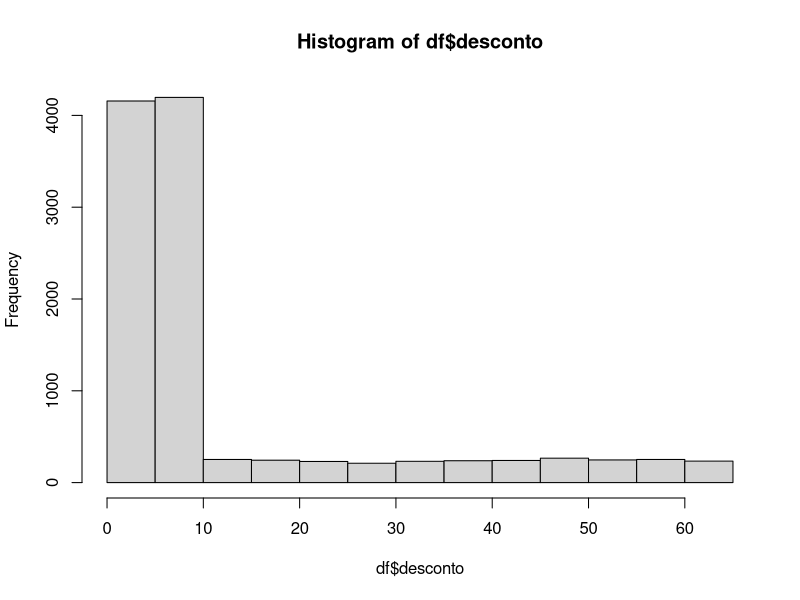
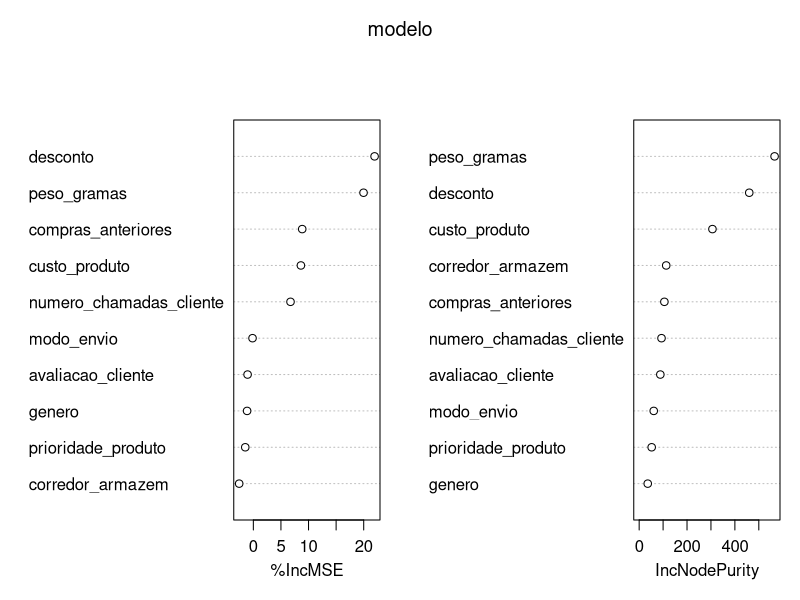
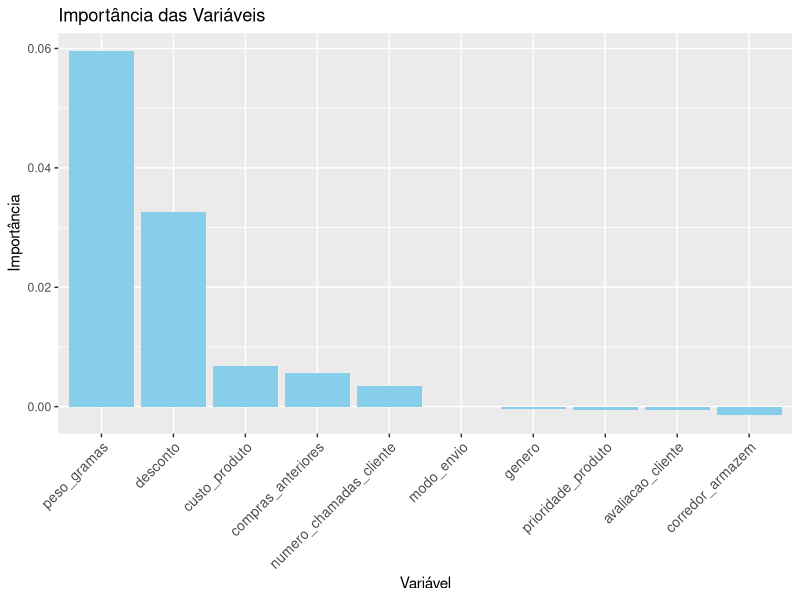
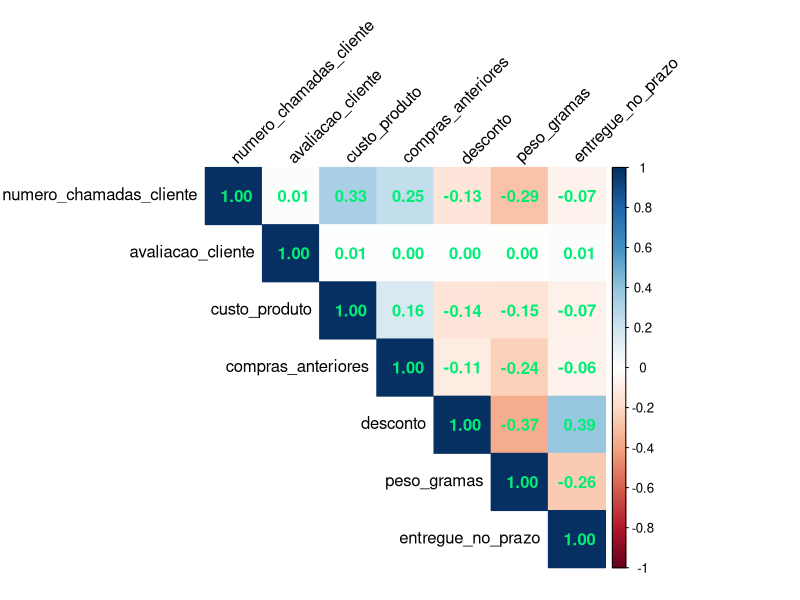
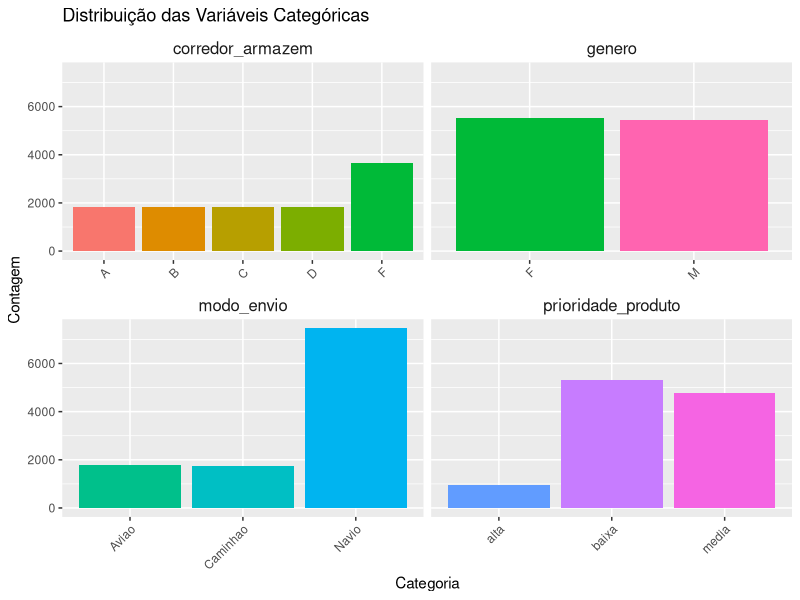
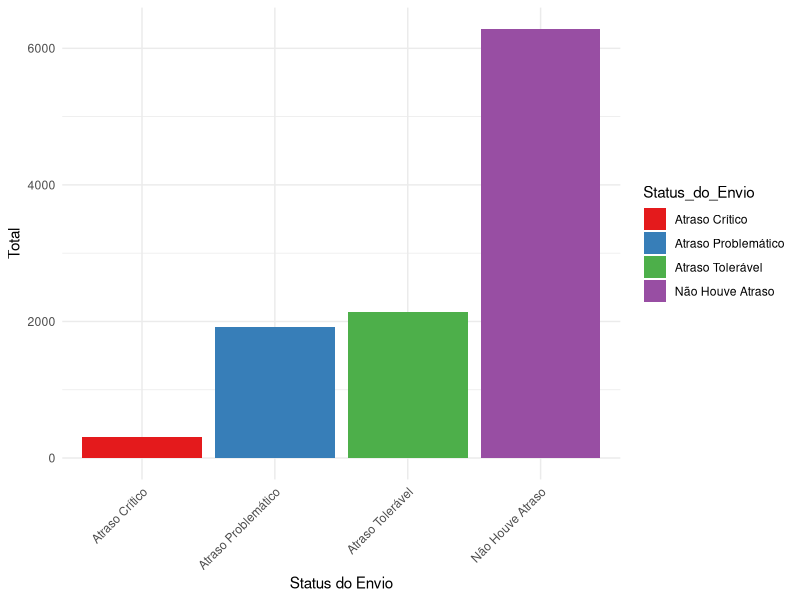

Generate these figures, in order, with R:
####  Big Data Real-Time Analytics com Python e Spark  ####

# Configurando o diretório de trabalho
setwd("~/Desktop/DataScience/CienciaDeDados/2.Big-Data-Real-Time-Analytics-com-Python-e-Spark/5.Engenharia_de_Atributos")
getwd()



## Importando Pacotes
library(readxl)         # carregar arquivos
library(dplyr)          # manipula dados
library(tidyr)          # manipula dados (funcao pivot_longer)
library(ggplot2)        # gera gráficos
library(patchwork)      # unir gráficos
library(corrplot)       # mapa de Correlação

library(randomForest)




#############################             Estudo de Caso             #############################


####  Engenharia de Atributos Para E-Commerce Analytics



### Objetivo:

# - Este Estudo de Caso é uma continuação do trabalho iniciado no capítulo anterior.

# - Agora aplicaremos Engenharia de Atributos.O objetivo é analisar os dados por diferentes perspectivas e criar novas variáveis que ajudem a compreender o 
#   comportamento da variável alvo, em nosso caso se um produto será enviado com atraso ou não.

# - Todo  o  Estudo  de  Caso  é  no  contexto  de  um  problema  de  negócio  em  E-Commerce Analytics.


  
### Definição do Problema

# - Uma empresa internacional de comércio eletrônico (E-commerce) que vende produtos eletrônicos deseja descobrir informações importantes de seu banco de dados
#   de clientes.

# - Os produtos ficam armazenados em um armazém na sede da empresa. Após concluir a compra no web site da empresa, o cliente recebe o produto em casa, em qualquer 
#   parte do mundo. Os produtos são enviados de Navio, Avião ou Caminhão, dependendo da região de entrega.

# - Em cada compra o cliente pode receber um desconto dependendo do peso do produto comprado. Cada cliente pode fazer chamadas ao suporte da empresa no caso de 
#   dúvidas ou problemas e após receber o produto o cliente pode deixar uma avaliação sobre a experiência de compra. O único dado pessoal sobre o cliente que está
#   disponível é o gênero.

# - Nosso trabalho neste Estudo de Caso é explorar os dados, compreender como estão organizados, detectar eventuais problemas e analisar os dados por diferentes
#   perspectivas.

# Trabalharemos com dados fictícios que representam dados reais de uma empresa de E-Commerce. Os dados estão disponíveis na pasta "dados".




#### Carregando os Dados
df <- data.frame(read.csv2("dados/dataset.csv", sep = ","))
head(df)

## Realizando Análise Inicial (Sumário Estatístico, Veriricação de Valores NA, '' e especiais)

analise_inicial <- function(dataframe_recebido) {  # para encotrar linhas com caracter especial, vá para o fim do script
  # Sumário
  cat("\n\n####  DIMENSÕES  ####\n\n")
  print(dim(dataframe_recebido))
  cat("\n\n\n####  INFO  ####\n\n")
  print(str(dataframe_recebido))
  cat("\n\n\n####  SUMÁRIO  ####\n\n")
  print(summary(dataframe_recebido))
  cat("\n\n\n####  VERIFICANDO QTD DE LINHAS DUPLICADAS  ####\n\n")
  print(sum(duplicated(dataframe_recebido)))
  cat("\n\n\n####  VERIFICANDO VALORES NA  ####\n\n")
  valores_na <- colSums(is.na(dataframe_recebido))
  if(any(valores_na > 0)) {
    cat("\n-> Colunas com valores NA:\n\n")
    print(valores_na[valores_na > 0])
  } else {
    cat("\n-> Não foram encontrados valores NA.\n")
  }
  cat("\n\n\n####  VERIFICANDO VALORES VAZIOS ''  ####\n\n")
  valores_vazios <- sapply(dataframe_recebido, function(x) sum(x == ""))
  if(any(valores_vazios > 0)) {
    cat("\n-> Colunas com valores vazios \"\":\n\n")
    print(valores_vazios[valores_vazios > 0])
  } else {
    cat("\n-> Não foram encontrados valores vazios \"\".\n")
  }
  cat("\n\n\n####  VERIFICANDO VALORES COM CARACTERES ESPECIAIS  ####\n\n")
  caracteres_especiais <- sapply(dataframe_recebido, function(x) {
    sum(sapply(x, function(y) {
      if(is.character(y) && length(y) == 1) {
        any(charToRaw(y) > 0x7E | charToRaw(y) < 0x20)
      } else {
        FALSE
      }
    }))
  })
  if(any(caracteres_especiais > 0)) {
    cat("\n-> Colunas com caracteres especiais:\n\n")
    print(caracteres_especiais[caracteres_especiais > 0])
  } else {
    cat("\n-> Não foram encontrados caracteres especiais.\n")
  }
}

analise_inicial(df)


## Modificando todas as variáveis do tipo chr para factor
df <- dplyr::mutate_if(df, is.character, as.factor)
str(df)


## Dividindo o Dataframe em Variáveis Categoricas, Variáveis Numéricas e Variável Alvo
names(df)

# Dataframe somente com as variáveis categóricas
df_categoricas <- df %>% 
  select(where(is.factor))

# Dataframe somente com as variáveis numéricas
df_numericas <- df %>% 
  select(where(is.numeric)) %>% 
  select(-ID, -entregue_no_prazo)

# Dataframe somente com a variável alvo/target "entregue_no_prazo"
df_target <- df %>%
  select(entregue_no_prazo) %>% 
  mutate(entregue_no_prazo = factor(entregue_no_prazo))




##################################    Limpeza De Dados    ################################## 


#### Tratamento de Valores ausentes

##  -> Atenção: Valor ausente significa ausência de informação e não ausência de dado!
# - O tratamento pode ser feito antes, durante ou depois da Análise Exploratória, mas idealmente deve ser feito antes da Engenharia de Atributos.
#   Mas fique atento: a Engenharia de Atributos e o Pré-Processamento podem gerar valores ausentes, o que precisa ser tratado.

analise_inicial(df)

colSums(is.na(df))

# -> Não foi constatado dados ausentes.





#### Tratamento de Valores Duplicados

##  -> Atenção: Valores duplicados significam duplicidade dos dados em toda a linha (todo o registro).
# - O tratamento pode ser feito antes, durante ou depois da Análise Exploratória, mas idealmente deve ser feito antes da Engenharia de Atributos.

sum(duplicated(df))





#### Tratamento de Valores Outliers


## Tratando Uma Variável Específica "desconto" (depois tratamos todas de uma vez)

# Verificando Média e Desvio Padrão
df_desconto <- df %>% 
  select(desconto) %>% 
  summarise(Media = mean(desconto),
            Desvio_Padrao = sd(desconto))
df_desconto

# Histograma
hist(df$desconto)

# Calcula os limites superior e inferior
# (Um valor outlier é aquele que está abaixo do limite inferior ou acima do limite superior)

limite_superior = df_desconto$Media + 3 * df_desconto$Desvio_Padrao
cat("Limite superior:", limite_superior)
limite_inferior = df_desconto$Media - 3 * df_desconto$Desvio_Padrao
cat("Limite inferior:", limite_inferior)

# Filtra o dataframe removendo os registros com outliers na coluna desconto
dim(df)
df <- df %>%
  filter(desconto > limite_inferior & desconto < limite_superior)
dim(df)


## Tratando Todas as Variáveis Numéricas (exceto desconto)

# Nomes das colunas numéricas de interesse
nums2 <- c("numero_chamadas_cliente", 
           "avaliacao_cliente", 
           "compras_anteriores", 
           "custo_produto", 
           "peso_gramas")

# Calculando z-scores e removendo outliers
df_filtrado <- df %>%
  # Calcula o z-score para cada coluna numérica
  mutate(across(all_of(nums2), list(z = ~ (.-mean(.))/sd(.)), .names = "{.col}_zscore")) %>%         # " across(where(is.numeric) " - (todas var numéricas)
  # Filtra linhas removendo outliers (qualquer z-score fora de [-3, 3])
  filter(if_all(ends_with("zscore"), ~ abs(.) < 3)) %>%
  # Remove as colunas de z-score adicionadas anteriormente
  select(-ends_with("zscore"))

# Comparando as dimensões antes e depois do filtro
cat("Dimensões do DataFrame antes do filtro: ", dim(df), "\n")
cat("Dimensões do DataFrame após filtrar outliers: ", dim(df_filtrado), "\n")

df <- df_filtrado

rm(limite_inferior, limite_superior, nums2, df_filtrado)





#### Feature Selection

##  -> Atenção: Aqui tomamos as decisões sobre quais variáveis serão usadas na Engenharia de Atributos.


# Removendo variável ID
df_sem_ID <- df[, !names(df) %in% c("ID")]


## Utilizando modelo randomForest para o método de Feature Selection

modelo <- randomForest(entregue_no_prazo ~ ., 
                       data = df_sem_ID, 
                       ntree = 100, nodesize = 10, importance = T)

# Visualizando por números
print(modelo$importance)

# Visualizando por Gráficos
varImpPlot(modelo)

importancia_ordenada <- modelo$importance[order(-modelo$importance[, 1]), , drop = FALSE] 
df_importancia <- data.frame(
  Variavel = rownames(importancia_ordenada),
  Importancia = importancia_ordenada[, 1]
)
ggplot(df_importancia, aes(x = reorder(Variavel, -Importancia), y = Importancia)) +
  geom_bar(stat = "identity", fill = "skyblue") +
  labs(title = "Importância das Variáveis", x = "Variável", y = "Importância") +
  theme(axis.text.x = element_text(angle = 45, hjust = 1, vjust = 1, size = 10))

rm(modelo, importancia_ordenada, df_importancia, df_sem_ID)


# -> Com base nos gráficos seriam eliminadasas variáveis modo_envio, genero, prioridade_produto e avaliacao_cliente


### Aplicando Feature Selection separadamente nas Variáveis NUméricas (correlação) e Variáveis Categóricas (gráficos)


## Variáveis Numéricas (correlação)
df_cor <- df %>% 
  select(-ID, -corredor_armazem, -modo_envio, -prioridade_produto, -genero)

corrplot(cor(df_cor),
         method = "color",
         type = "upper",
         addCoef.col = 'springgreen2',
         tl.col = "black",
         tl.srt = 45)
rm(df_cor)

# -> Com base no critério de de que as variáveis que ultrapassaram o limite (+/- 0,05) na correlação com varíavel alvo/target (entregue_no_prazo) serão
#    escolhidos para serem processados na Engenharia de Atributos, nesse caso foram as escolhidas as variáveis:
#    numero_chamadas_cliente, custo_produto, compras_anteriores, desconto e peso_gramas


## Variáveis Categóricas (gráficos de barras)

# Gerando Gráficos
df_long <- df_categoricas %>%
  pivot_longer(cols = everything(), names_to = "Variavel", values_to = "Categoria")

ggplot(df_long, aes(x = Categoria, fill = Categoria)) +
  geom_bar() +
  facet_wrap(~ Variavel, scales = "free_x", nrow = 2) +
  labs(title = "Distribuição das Variáveis Categóricas") +
  theme(axis.text.x = element_text(angle = 45, hjust = 1, vjust = 1),
        legend.position = "none",
        strip.background = element_blank(),
        strip.text.x = element_text(size = 12)) +
  xlab("Categoria") +
  ylab("Contagem") +
  guides(fill=guide_legend(title="Categoria")) # Adiciona a legenda de volta, se necessário

rm(df_long)

# -> Com base nos gráficos percebe-se que a variável genêro está praticamente balancedada, desta forma ela não impactaria no resultado final.


# -> Para ficar igual ao curso seriam ELIMINADAS as variáveis "avaliacao_cliente" e "genero"





### Obs: Como as tarefas a seguir são complexas, demonstraremos apenas como algumas colunas. Fique à vontade para refazer a Engenharia de Atributos 
###      usando todas as colunas selecionadas conforme regras definidas acima.





#### Feature Extraction (criando novas variáveis)

## -> ATENÇÃO: Aqui fazemos a extração de novas variáveis a partir da informação contida em outras variáveis.


# Criando uma cópia
df_eng <- df %>% select(-ID)
str(df_eng)
names(df_eng)


## Utilizando variável prioridade_produto

# Criando uma Nova Variável com a Performance de Envio do Produto Por Prioridade do Produto

# -> Todo atraso no envio dos produtos é igual, ou seja, tem a mesma proporção? A prioridade de envio dos produtos gera mais ou menos atrasos?
# -> Criaremos uma nova variável que representa a performance do envio do produto com base na seguinte regra de negócio (levels):
  
# Se a prioridade do produto era alta e houve atraso no envio, o atraso é crítico.
# Se a prioridade do produto era média e houve atraso no envio, o atraso é problemático.
# Se a prioridade do produto era baixa e houve atraso no envio, o atraso é tolerável.
# Outra opção significa que o envio foi feito no prazo e não apresenta problema.


# Criando nova coluna "performance_prioridade_envio" e preenchendo com valores NA
df_eng$performance_prioridade_envio <- NA

# Alimentando nova coluna
df_eng$performance_prioridade_envio <- ifelse(
  df_eng$prioridade_produto == 'alta' & df_eng$entregue_no_prazo == 0, "Atraso Crítico",
  ifelse(
    df_eng$prioridade_produto == 'media' & df_eng$entregue_no_prazo == 0, "Atraso Problemático",
    ifelse(
      df_eng$prioridade_produto == 'baixa' & df_eng$entregue_no_prazo == 0, "Atraso Tolerável",
      "Não Houve Atraso"
    )
  )
)
df_eng$performance_prioridade_envio <- as.factor(df_eng$performance_prioridade_envio)

# Visualizando
summary(df_eng$performance_prioridade_envio)



## Criando um novo DataFrame de Análise para a nova variável performance_prioridade_envio

# Gerando um dataframe com as análises
df_report1 <- df_eng %>% 
  group_by(performance_prioridade_envio, entregue_no_prazo) %>% 
  summarise(contagem = n(), .groups = "drop") %>% 
  as.data.frame()
df_report1

# Aplicando Pivot ("girando os dados", transformando linhas em colunas e colunas em linhas)
df_report1 <- df_report1 %>%
  pivot_wider(names_from = entregue_no_prazo, 
              values_from = contagem) %>% 
  as.data.frame()
df_report1

# Renomenado Colunas
names(df_report1) <- c('Status_do_Envio', 'Total_Atraso', 'Total_no_Prazo')
df_report1

# Substituindo NA por zero
df_report1 <- df_report1 %>%
  mutate(Total_Atraso = if_else(is.na(Total_Atraso), 0, Total_Atraso),
         Total_no_Prazo = if_else(is.na(Total_no_Prazo), 0, Total_no_Prazo))

# Concatenando as colunas "Total Atraso" e "Total no Prazo" para criar uma nova coluna "Total" e remove as colunas "Total Atraso" e "Total no Prazo"
df_report1 <- df_report1 %>%
  mutate(Total = Total_Atraso + Total_no_Prazo) %>% 
  select(-Total_Atraso, -Total_no_Prazo) %>% 
  as.data.frame()
df_report1
str(df_report1)
# Gráfico de Barras
ggplot(df_report1, aes(x = Status_do_Envio, y = Total, fill = Status_do_Envio)) +
  geom_col() +  # Usamos geom_col() para valores pré-tabulados
  labs(x = "Status do Envio", y = "Total") +
  theme_minimal() +
  theme(axis.text.x = element_text(angle = 45, hjust = 1)) +
  scale_fill_brewer(palette = "Set1")  # Usando uma paleta de cores para valores discretos



## Utilizando as variáveis modo_envio e prioridade_produto

# Criando uma Nova Variável com a Performance de Envio do Produto Por Modo de Envio e Prioridade do Produto

#  -> O modo de envio dos produtos associado à proridade de envio dos produtos, tem impacto no atraso dos produtos?
#  -> Criaremos uma nova variável que representa a performance da variável alvo **entregue_no_prazo** por **modo_envio** e **prioridade_poduto** com base 
#     nas seguintes regras de negócio:

# Se a prioridade do produto era alta, o modo de envio era Navio e houve atraso no envio, o atraso é crítico por Navio.
# Se a prioridade do produto era média, o modo de envio era Navio e houve atraso no envio, o atraso é problemático por Navio.
# Se a prioridade do produto era baixa, o modo de envio era Navio e houve atraso no envio, o atraso é tolerável por Navio.
# Se a prioridade do produto era alta, o modo de envio era Aviao e houve atraso no envio, o atraso é crítico por Aviao.
# Se a prioridade do produto era média, o modo de envio era Aviao e houve atraso no envio, o atraso é problemático por Aviao.
# Se a prioridade do produto era baixa, o modo de envio era Aviao e houve atraso no envio, o atraso é tolerável por Aviao.
# Se a prioridade do produto era alta, o modo de envio era Caminhao e houve atraso no envio, o atraso é crítico por Caminhao.
# Se a prioridade do produto era média, o modo de envio era Caminhao e houve atraso no envio, o atraso é problemático por Caminhao.
# Se a prioridade do produto era baixa, o modo de envio era Caminhao e houve atraso no envio, o atraso é tolerável por Caminhao.
# Outra opção significa que o envio foi feito no prazo e não apresenta problema.

# Criando nova coluna "performance_modo_envio" e preenchendo com valores NA
df_eng$performance_modo_envio <- NA

# Alimentando nova coluna
df_eng <- df_eng %>%
  mutate(performance_modo_envio = case_when(
    prioridade_produto == 'alta' & modo_envio == 'Navio' & entregue_no_prazo == 0 ~ "Atraso Crítico na Entrega Por Navio",
    prioridade_produto == 'media' & modo_envio == 'Navio' & entregue_no_prazo == 0 ~ "Atraso Problemático na Entrega Por Navio",
    prioridade_produto == 'baixa' & modo_envio == 'Navio' & entregue_no_prazo == 0 ~ "Atraso Tolerável na Entrega Por Navio",
    prioridade_produto == 'alta' & modo_envio == 'Aviao' & entregue_no_prazo == 0 ~ "Atraso Crítico na Entrega Por Aviao",
    prioridade_produto == 'media' & modo_envio == 'Aviao' & entregue_no_prazo == 0 ~ "Atraso Problemático na Entrega Por Aviao",
    prioridade_produto == 'baixa' & modo_envio == 'Aviao' & entregue_no_prazo == 0 ~ "Atraso Tolerável na Entrega Por Aviao",
    prioridade_produto == 'alta' & modo_envio == 'Caminhao' & entregue_no_prazo == 0 ~ "Atraso Crítico na Entrega Por Caminhao",
    prioridade_produto == 'media' & modo_envio == 'Caminhao' & entregue_no_prazo == 0 ~ "Atraso Problemático na Entrega Por Caminhao",
    prioridade_produto == 'baixa' & modo_envio == 'Caminhao' & entregue_no_prazo == 0 ~ "Atraso Tolerável na Entrega Por Caminhao",
    TRUE ~ "Não Houve Atraso"
  ))
df_eng$performance_modo_envio <- as.factor(df_eng$performance_modo_envio)

# Visualizando
summary(df_eng$performance_modo_envio)


## Criando um novo DataFrame de Análise para a nova variável performance_modo_envio

# Gerando um dataframe com as análises
df_report2 <- df_eng %>% 
  group_by(performance_modo_envio, entregue_no_prazo) %>% 
  summarise(contagem = n(), .groups = "drop") %>% 
  as.data.frame()
df_report2

